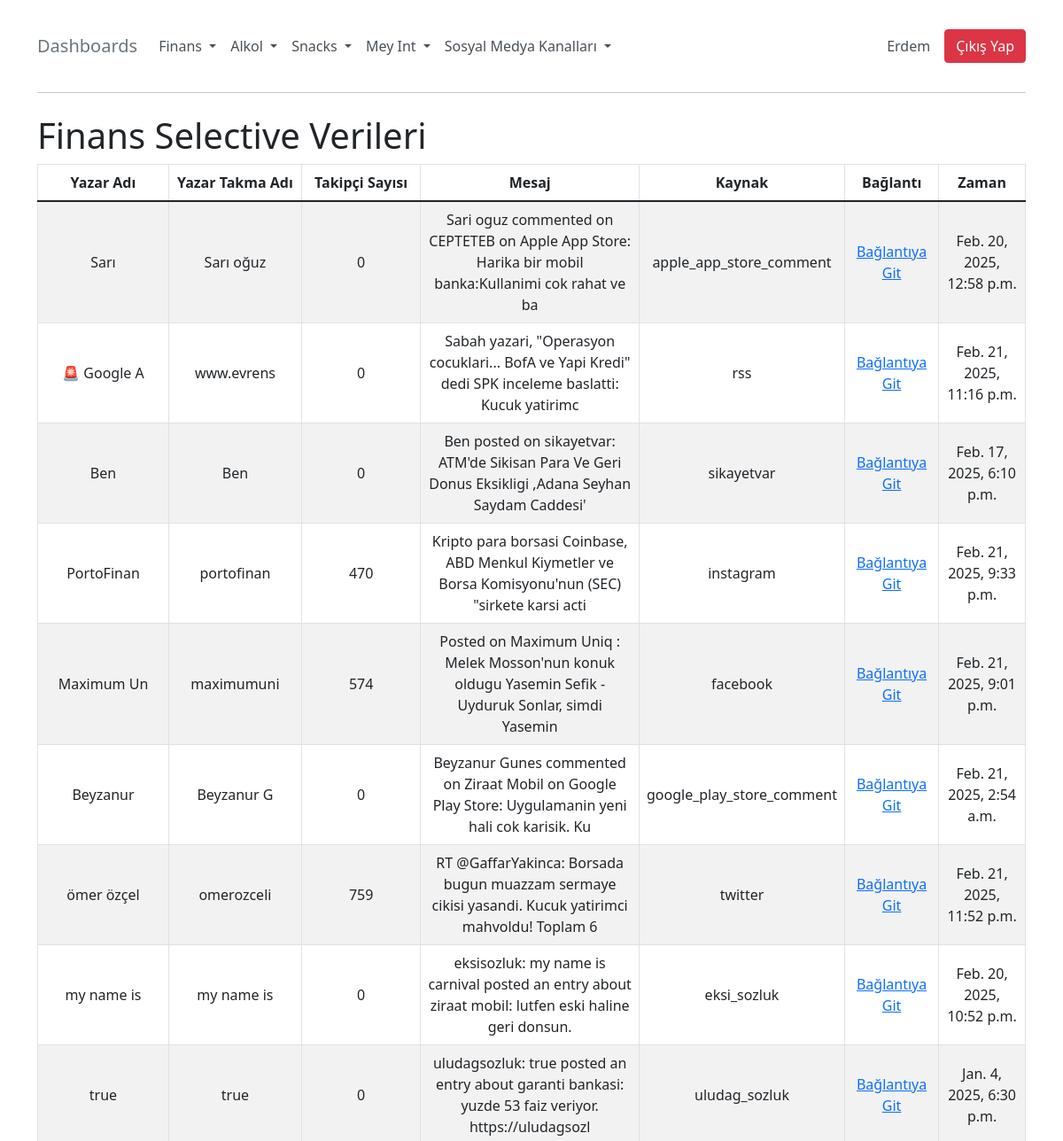
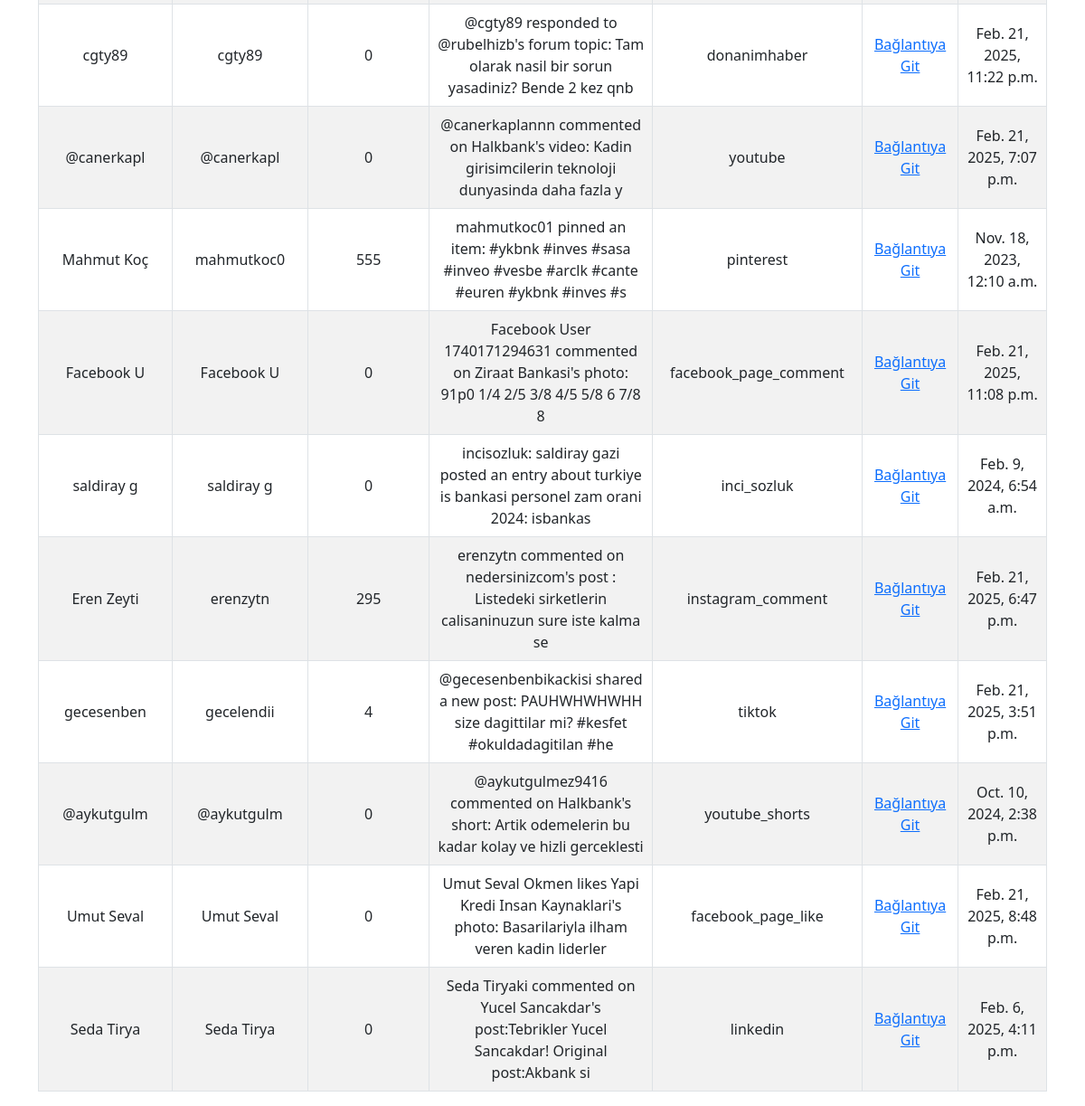
Page /finance/selective/ (signed in) on the committed database (2 pictures, top to bottom).
### myapp/models.py (models this page shows, shortened)
class ChannelData(models.Model):
    source_category = models.CharField(max_length=255, null=True, blank=True)
    author_name = models.CharField(max_length=255, null=True, blank=True)
    author_nick = models.CharField(max_length=255, null=True, blank=True)
    author_follower_count = models.IntegerField(null=True, blank=True)
    body = models.TextField(null=True, blank=True)
    source = models.CharField(max_length=255, null=True, blank=True)
    link = models.URLField(null=True, blank=True)
    created_time = models.DateTimeField(null=True, blank=True)
    selective_part = models.CharField(max_length=255, null=True, blank=True)

### myapp/views.py (the view)
# urls.py: path('finance/selective/', views.finance_selective, name='finance_selective'),
@login_required
def finance_selective(request):
    data = ChannelData.objects.filter(source_category="finans", selective_part="selective")
    return render(request, 'finance_selective.html', {'data': data})

### myapp/views.py (called while the page is built)
def base_context(request):
    channels_to_find = [
        "twitter", "facebook", "facebook_page_comment", "facebook_page_like",
        "youtube", "youtube_shorts", "instagram", "instagram_comment",
        "tiktok", "pinterest", "rss", "apple_app_store_comment",
        "google_play_store_comment", "linkedin", "donanimhaber", "eksi_sozluk",
        "inci_sozluk", "sikayetvar", "uludag_sozluk"
    ]
    return {
        'channels_to_find': channels_to_find
    }

### templates/finance_selective.html (shortened to what this page needs)
{% extends 'base.html' %}
{% block content %}
    <h1>Finans Selective Verileri</h1>
    <div class="table-responsive">
        <table class="table table-bordered table-striped">
            <thead>
                <tr style="vertical-align: middle; text-align: center;">
                    <th scope="col" style="width: 15%;">Yazar Adı</th>
                    <th scope="col" style="width: 15%;">Yazar Takma Adı</th>
                    <th scope="col" style="width: 15%;">Takipçi Sayısı</th>
                    <th scope="col" style="width: 25%;">Mesaj</th>
                    <th scope="col" style="width: 10%;">Kaynak</th>
                    <th scope="col" style="width: 10%;">Bağlantı</th>
                    <th scope="col" style="width: 10%;">Zaman</th>
                </tr>
            </thead>
            <tbody>
                {% for item in data %}
                    <tr style="height: 20px; vertical-align: middle; text-align: center;">
                        <td style="width: 15%;">{{ item.author_name|slice:":10" }}</td>
                        <td style="width: 15%;">{{ item.author_nick|slice:":10" }}</td>
                        <td style="width: 15%;">{{ item.author_follower_count }}</td>
                        <td style="width: 25%;">{{ item.body|slice:":100" }}</td>
                        <td style="width: 10%;">{{ item.source }}</td>
                        <td style="width: 10%;"><a href="{{ item.link }}" target="_blank">Bağlantıya Git</a></td>
                        <td style="width: 10%;">{{ item.created_time }}</td>
                    </tr>
                {% endfor %}
            </tbody>
        </table>
    </div>
{% endblock %}

### templates/base.html (shortened to what this page needs)
<!DOCTYPE html>
<html lang="tr">
<head>
    <link href="https://cdn.jsdelivr.net/npm/bootstrap@5.1.3/dist/css/bootstrap.min.css" rel="stylesheet">
    {% load static %}
</head>
<body>
    <div class="container mt-4">
        <nav class="navbar navbar-expand-lg navbar-custom">
            <a class="navbar-brand" href="{% url 'index' %}">Dashboards</a>
            <div class="collapse navbar-collapse" id="navbarNav">
                <ul class="navbar-nav">
                    <li class="nav-item dropdown">
                        <a class="nav-link dropdown-toggle" href="#" id="financeDropdown" role="button" data-bs-toggle="dropdown">
                            Finans
                        </a>
                    </li>
                    <li class="nav-item dropdown">
                        <a class="nav-link dropdown-toggle" href="#" id="meyDropdown" role="button" data-bs-toggle="dropdown">
                            Alkol
                        </a>
                    </li>
                    <li class="nav-item dropdown">
                        <a class="nav-link dropdown-toggle" href="#" id="snacksDropdown" role="button" data-bs-toggle="dropdown">
                            Snacks
                        </a>
                    </li>
                    <li class="nav-item dropdown">
                        <a class="nav-link dropdown-toggle" href="#" id="meyIntDropdown" role="button" data-bs-toggle="dropdown">
                            Mey Int
                        </a>
                    </li>
                    <li class="nav-item dropdown">
                        <a class="nav-link dropdown-toggle" href="#" id="socialMediaDropdown" role="button" data-bs-toggle="dropdown">
                            Sosyal Medya Kanalları
                        </a>
                    </li>
                </ul>
                <ul class="navbar-nav ms-auto d-flex align-items-center">
                {% if user.is_authenticated %}
                    <li class="nav-item">
                        <span class="navbar-text">{{ user.username|capfirst }}</span>
                    </li>
                    <li class="nav-item ms-3">
                        <a href="{% url 'logout' %}" class="btn btn-danger">Çıkış Yap</a>
                    </li>
                {% else %}
                    <li class="nav-item">
                        <a class="nav-link" href="{% url 'login' %}">Giriş Yap</a>
                    </li>
                {% endif %}
            </ul>
            </div>
        </nav>
        <hr class="my-4" style="solid #495057; border-radius: 1px;">
        <div class="mt-4">
            {% block content %}
            {% endblock %}
        </div>
    </div>
</body>
</html>

### templates/base.html (style rules this page uses)
.navbar-custom { background-color: #ffffff; }
.navbar-custom .navbar-nav .nav-link { color: #495057; }
.navbar-custom .navbar-brand { color: #6c757d; }
.navbar-text { color: #495057; }

### rows in the picture
ChannelData: author_name "Sarı", author_nick "Sarı oğuz", author_follower_count "0", body "Sari oguz commented on CEPTETEB on Apple App Store: Harika bir mobil banka:Kullanimi cok rahat ve ba", source "apple_app_store_comment", created_time "Feb. 20, 2025, 12:58 p.m."
ChannelData: author_name "🚨 Google A", author_nick "www.evrens", author_follower_count "0", body "Sabah yazari, \"Operasyon cocuklari... BofA ve Yapi Kredi\" dedi SPK inceleme baslatti: Kucuk yatirimc", source "rss", created_time "Feb. 21, 2025, 11:16 p.m."
ChannelData: author_name "Ben", author_nick "Ben", author_follower_count "0", body "Ben posted on sikayetvar: ATM'de Sikisan Para Ve Geri Donus Eksikligi ,Adana Seyhan Saydam Caddesi'", source "sikayetvar", created_time "Feb. 17, 2025, 6:10 p.m."
ChannelData: author_name "PortoFinan", author_nick "portofinan", author_follower_count "470", body "Kripto para borsasi Coinbase, ABD Menkul Kiymetler ve Borsa Komisyonu'nun (SEC) \"sirkete karsi acti", source "instagram", created_time "Feb. 21, 2025, 9:33 p.m."
ChannelData: author_name "Maximum Un", author_nick "maximumuni", author_follower_count "574", body "Posted on Maximum Uniq : Melek Mosson'nun konuk oldugu Yasemin Sefik - Uyduruk Sonlar, simdi Yasemin", source "facebook", created_time "Feb. 21, 2025, 9:01 p.m."
ChannelData: author_name "Beyzanur", author_nick "Beyzanur G", author_follower_count "0", body "Beyzanur Gunes commented on Ziraat Mobil on Google Play Store: Uygulamanin yeni hali cok karisik. Ku", source "google_play_store_comment", created_time "Feb. 21, 2025, 2:54 a.m."
ChannelData: author_name "ömer özçel", author_nick "omerozceli", author_follower_count "759", body "RT @GaffarYakinca: Borsada bugun muazzam sermaye cikisi yasandi. Kucuk yatirimci mahvoldu! Toplam 6", source "twitter", created_time "Feb. 21, 2025, 11:52 p.m."
ChannelData: author_name "my name is", author_nick "my name is", author_follower_count "0", body "eksisozluk: my name is carnival posted an entry about ziraat mobil: lutfen eski haline geri donsun.", source "eksi_sozluk", created_time "Feb. 20, 2025, 10:52 p.m."
ChannelData: author_name "true", author_nick "true", author_follower_count "0", body "uludagsozluk: true posted an entry about garanti bankasi: yuzde 53 faiz veriyor. https://uludagsozl", source "uludag_sozluk", created_time "Jan. 4, 2025, 6:30 p.m."
ChannelData: author_name "cgty89", author_nick "cgty89", author_follower_count "0", body "@cgty89 responded to @rubelhizb's forum topic: Tam olarak nasil bir sorun yasadiniz? Bende 2 kez qnb", source "donanimhaber", created_time "Feb. 21, 2025, 11:22 p.m."
ChannelData: author_name "@canerkapl", author_nick "@canerkapl", author_follower_count "0", body "@canerkaplannn commented on Halkbank's video: Kadin girisimcilerin teknoloji dunyasinda daha fazla y", source "youtube", created_time "Feb. 21, 2025, 7:07 p.m."
ChannelData: author_name "Mahmut Koç", author_nick "mahmutkoc0", author_follower_count "555", body "mahmutkoc01 pinned an item: #ykbnk #inves #sasa #inveo #vesbe #arclk #cante #euren #ykbnk #inves #s", source "pinterest", created_time "Nov. 18, 2023, 12:10 a.m."
ChannelData: author_name "Facebook U", author_nick "Facebook U", author_follower_count "0", body "Facebook User 1740171294631 commented on Ziraat Bankasi's photo: 91p0 1/4 2/5 3/8 4/5 5/8 6 7/8 8", source "facebook_page_comment", created_time "Feb. 21, 2025, 11:08 p.m."
ChannelData: author_name "saldiray g", author_nick "saldiray g", author_follower_count "0", body "incisozluk: saldiray gazi posted an entry about turkiye is bankasi personel zam orani 2024: isbankas", source "inci_sozluk", created_time "Feb. 9, 2024, 6:54 a.m."
ChannelData: author_name "Eren Zeyti", author_nick "erenzytn", author_follower_count "295", body "erenzytn commented on nedersinizcom's post : Listedeki sirketlerin calisaninuzun sure iste kalma se", source "instagram_comment", created_time "Feb. 21, 2025, 6:47 p.m."
ChannelData: author_name "gecesenben", author_nick "gecelendii", author_follower_count "4", body "@gecesenbenbikackisi shared a new post: PAUHWHWHWHH size dagittilar mi? #kesfet #okuldadagitilan #he", source "tiktok", created_time "Feb. 21, 2025, 3:51 p.m."
ChannelData: author_name "@aykutgulm", author_nick "@aykutgulm", author_follower_count "0", body "@aykutgulmez9416 commented on Halkbank's short: Artik odemelerin bu kadar kolay ve hizli gerceklesti", source "youtube_shorts", created_time "Oct. 10, 2024, 2:38 p.m."
ChannelData: author_name "Umut Seval", author_nick "Umut Seval", author_follower_count "0", body "Umut Seval Okmen likes Yapi Kredi Insan Kaynaklari's photo: Basarilariyla ilham veren kadin liderler", source "facebook_page_like", created_time "Feb. 21, 2025, 8:48 p.m."
ChannelData: author_name "Seda Tirya", author_nick "Seda Tirya", author_follower_count "0", body "Seda Tiryaki commented on Yucel Sancakdar's post:Tebrikler Yucel Sancakdar! Original post:Akbank si", source "linkedin", created_time "Feb. 6, 2025, 4:11 p.m."

### other values in the picture
{{ user.username|capfirst }} "Erdem"
